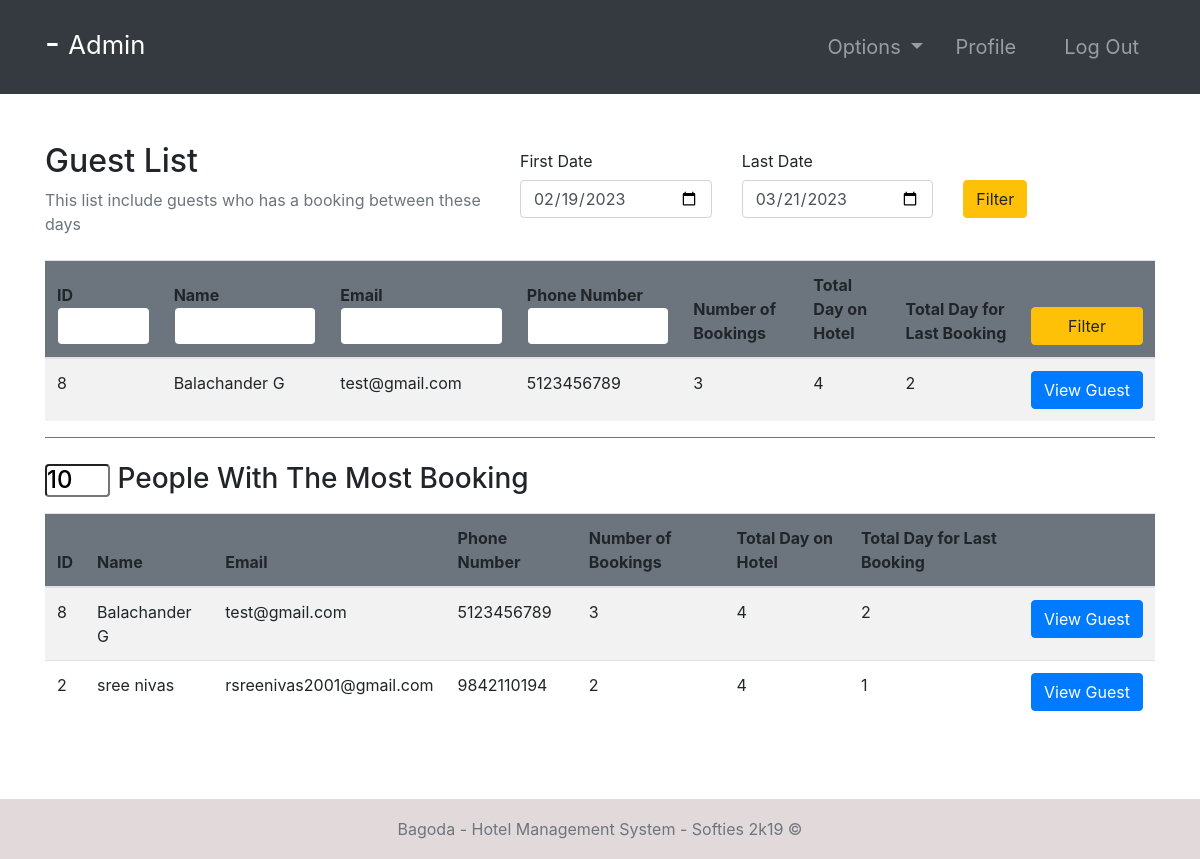
Screenshot of /guests/ (signed in) with the database file from the repository.
### accounts/models.py (models this page shows, shortened)
class Guest(models.Model):
    user = models.OneToOneField(User, null=True, on_delete=models.CASCADE)
    phoneNumber = PhoneNumberField(unique=True)
    def numOfBooking(self):
        from room.models import Booking
        return Booking.objects.filter(guest=self).count()
    def numOfDays(self):
        totalDay = 0
        from room.models import Booking
        bookings = Booking.objects.filter(guest=self)
        for b in bookings:
            day = b.endDate - b.startDate
            totalDay += int(day.days)
        return totalDay
    def numOfLastBookingDays(self):
        try:
            from room.models import Booking
            return int((Booking.objects.filter(guest=self).last().endDate - Booking.objects.filter(guest=self).last().startDate).days)
        except:
            return 0

### room/models.py (models this page shows, shortened)
class Booking(models.Model):
    roomNumber = models.ForeignKey(Room, on_delete=models.CASCADE)
    guest = models.ForeignKey(Guest, null=True, on_delete=models.CASCADE)
    dateOfReservation = models.DateField(default=timezone.now)
    startDate = models.DateField()
    endDate = models.DateField()

### accounts/views.py (the view, shortened to what this page needs)
# urls.py: path('guests/', guests, name="guests"),
@login_required(login_url='login')
def guests(request):
    role = str(request.user.groups.all()[0])
    path = role + "/"
    topRange = Booking.objects.all().values("guest").annotate(
        total=Count("guest")).order_by("-total")
    topLimit = 10
    topList = []
    for t in topRange:
        if len(topList) > 10:
            break
        else:
            topList.append(Guest.objects.get(id=t.get("guest")))
    bookings = Booking.objects.all()
    fd = datetime.combine(date.today()-timedelta(days=30), datetime.min.time())
    ld = datetime.combine(date.today(), datetime.min.time())
    guests = []
    for b in bookings:
        if b.endDate >= fd.date() and b.startDate <= ld.date():
            if b.guest not in guests:
                guests.append(b.guest)
    context = {
        "role": role,
        "guests": guests,
        "topList": topList,
        "topLimit": topLimit,
        "fd": fd,
        "ld": ld
    }
    return render(request, path + "guests.html", context)

### Templates/admin/guests.html
{% extends '../index.html' %}
{% block context %}
{% include '../common_pages/guests.html' %}
{% endblock %}

### Templates/incs/nav.html (shortened to what this page needs)
<nav class="navbar navbar-dark bg-dark navbar-expand-lg py-3 " role="navigation">
    <div class="container">
        <a href="" class="navbar-brand">
            <h2 class="text-capitalize">
                {{ request.user.first_name }} {{ request.user.last_name }} -
                {% if role != "receptionist" %}
                <small>
                    {{ role }}
                </small>
                {% else %}
                <small>
                    Agent
                </small>
                {% endif %}
            </h2>
        </a>
        <div class="collapse navbar-collapse" id="navbarTags">
            <ul class="navbar-nav ml-auto">
                <li class="nav-item dropdown p-2">
                    <a class="nav-link dropdown-toggle" href="#" id="navbarDropdown" role="button"
                        data-toggle="dropdown" aria-haspopup="true" aria-expanded="false">
                        Options
                    </a>
                </li>
                <li class="nav-item mr-3 p-2">
                    {% if role == 'staff' or role == 'receptionist' or role == 'admin' or role == 'manager' %}
                    <a href="{% url 'employee-profile' user.id %}" class="nav-link">Profile</a>
                    {% endif %}
                </li>
                <li class="nav-item p-2 ">
                    <a href="{% url 'logout' %}" class="nav-link">Log Out</a>
                </li>
            </ul>
        </div>
    </div>
</nav>

### Templates/common_pages/guests.html (shortened to what this page needs)
<div class="container py-5">
    <div class="table-header row">
        <div class="col-sm-12 col-md-12 col-lg-5 mb-4">
            <h2>Guest List</h2>
            <span class="text-muted">This list include guests who has a booking between these days</span>
        </div>
        <div class="col-sm-12 col-md-12 col-lg-7">
            <form action="" method="POST">
                <div class="row">
                    <div class="form-group col-4">
                        <label for="example-date-input" class="col-form-label">First Date</label>
                        <div class="">
                            <input class="form-control" type="date"
                                value="{{fd.year}}-{% if fd.month < 10 %}0{{fd.month}}{% else %}{{fd.month}}{% endif %}-{% if fd.day < 10 %}0{{fd.day}}{% else %}{{fd.day}}{% endif %}"
                                name="f_day" id="f_day">
                        </div>
                    </div>
                    <div class="form-group col-4">
                        <label for="example-date-input" class="col-form-label">Last Date</label>
                        <div class="">
                            <input class="form-control" type="date"
                                value="{{ld.year}}-{% if ld.month < 10 %}0{{ld.month}}{% else %}{{ld.month}}{% endif %}-{% if ld.day < 10 %}0{{ld.day}}{% else %}{{ld.day}}{% endif %}"
                                name="l_day" id="l_day">
                        </div>
                    </div>
                    <div class="col-4" style="margin-top:38px;">
                        <button type="submit" class="btn btn-warning" name="filterDate">Filter</button>
                    </div>
                </div>
            </form>
        </div>
    </div>
    <table class="table table-hover table-striped">
        <thead class="bg-secondary rounded">
            <tr>
                <form action="" method="POST">
                    <th>ID<input type="number" name="id" min="0" value="{{id}}"
                            class="form-control border border-secondary">
                    </th>
                    <th>Name<input type="text" name="name" value="{{name}}"
                            class="form-control border border-secondary"></th>
                    <th>Email<input type="text" name="email" value="{{email}}"
                            class="form-control border border-secondary"></th>
                    <th>Phone Number<input type="number" name="number" min="0" value="{{number}}"
                            class="form-control border border-secondary">
                    </th>
                    <th>Number of Bookings</th>
                    <th>Total Day on Hotel</th>
                    <th>Total Day for Last Booking</th>
                    <th><button type="submit" name="filterGuest" class="btn btn-warning w-100">Filter</button></th>
                </form>
            </tr>
        </thead>
        <tbody>
            {% for g in guests %}
            <tr>
                <td>{{g.user.id}}</td>
                <td>{{g.user.first_name}} {{g.user.last_name}}</td>
                <td>{{g.user.email}}</td>
                <td>{{g.phoneNumber}}</td>
                <td>{{g.numOfBooking}}</td>
                <td>{{g.numOfDays}}</td>
                <td>{{g.numOfLastBookingDays}}</td>
                <td> <a href="{% url 'guest-profile' g.user.id %}" class="btn btn-primary w-100">View&nbsp;Guest</a>
                </td>
            </tr>
            {% endfor %}
        </tbody>
    </table>
    <div class="top-10 pt-4 border-top border-secondary">
        <div class="h3">
            <form action="" method="POST">
                <input type="number" name="top" min="0" value="{{topLimit}}" class="d-inline rounded h4"
                    style="width: 65px;">
                People With The Most Booking
            </form>
        </div>
        <table class="table table-hover table-striped">
            <thead class="bg-secondary rounded">
                <tr>
                    <th>ID</th>
                    <th>Name</th>
                    <th>Email</th>
                    <th>Phone Number</th>
                    <th>Number of Bookings</th>
                    <th>Total Day on Hotel</th>
                    <th>Total Day for Last Booking</th>
                    <th></th>
                </tr>
            </thead>
            <tbody>
                {% for g in topList %}
                <tr>
                    <td>{{g.user.id}}</td>
                    <td>{{g.user.first_name}} {{g.user.last_name}}</td>
                    <td>{{g.user.email}}</td>
                    <td>{{g.phoneNumber}}</td>
                    <td>{{g.numOfBooking}}</td>
                    <td>{{g.numOfDays}}</td>
                    <td>{{g.numOfLastBookingDays}}</td>
                    <td> <a href="{% url 'guest-profile' g.user.id %}"
                            class="btn btn btn-primary w-100">View&nbsp;Guest</a>
                    </td>
                </tr>
                {% endfor %}
            </tbody>
        </table>
    </div>
</div>

### static/css/main.css (style rules this page uses)
* { margin: 0; padding: 0; -webkit-font-smoothing: antialiased; }
body { position: relative; }
nav .nav-item { font-size: 20px; }

### rows the page displays
Guest: user.id "8", user.first_name "Balachander", user.last_name "G", user.email "test@gmail.com", phoneNumber "5123456789", numOfBooking "3", numOfDays "4", numOfLastBookingDays "2"
Guest: user.id "2", user.first_name "sree", user.last_name "nivas", user.email "rsreenivas2001@gmail.com", phoneNumber "9842110194", numOfBooking "2", numOfDays "4", numOfLastBookingDays "1"

### other values shown
{{ role }} "Admin"
